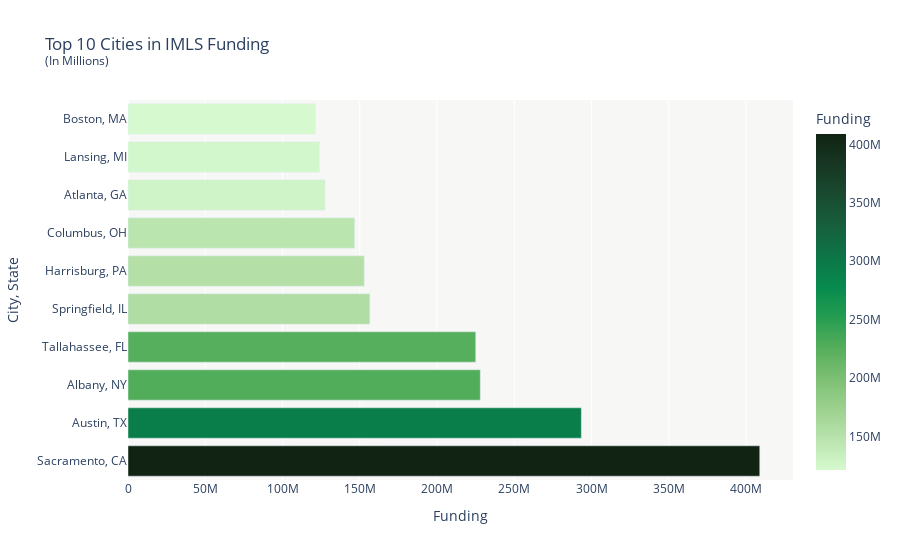

The code cell stored with this chart in its notebook:
### Code cell
# 3. What was the top 10 cities vs states in funding from 1997-2022?
fig = px.bar(top_cities_df, x='Funding', y='City_State', orientation='h', 
             labels={'City_State': 'City, State'}, 
             title='Top 10 Cities in IMLS Funding<br><sup>(In Millions)</sup>',
             color='Funding',
             color_continuous_scale='algae')

fig.update_layout(height=500,
                  plot_bgcolor='#f7f7f5')

fig.show()

### Figure 1 — Plotly figure (JSON) as saved in the notebook; plotly's stock layout.template omitted (floating-point values rounded to 4 significant figures)
{"data": [{"alignmentgroup": "True", "hovertemplate": "Funding=%{marker.color}<br>City, State=%{y}<extra></extra>", "legendgroup": "", "marker": {"color": [408849055, 293392948, 227996191, 225040532, 156509102, 152933080, 146676075, 127536028, 123963011, 121365079], "coloraxis": "coloraxis", "pattern": {"shape": ""}}, "name": "", "offsetgroup": "", "orientation": "h", "showlegend": false, "textposition": "auto", "type": "bar", "x": [408849055, 293392948, 227996191, 225040532, 156509102, 152933080, 146676075, 127536028, 123963011, 121365079], "xaxis": "x", "y": ["Sacramento, CA", "Austin, TX", "Albany, NY", "Tallahassee, FL", "Springfield, IL", "Harrisburg, PA", "Columbus, OH", "Atlanta, GA", "Lansing, MI", "Boston, MA"], "yaxis": "y"}], "layout": {"autosize": true, "barmode": "relative", "coloraxis": {"colorbar": {"title": {"text": "Funding"}}, "colorscale": [[0, "rgb(214, 249, 207)"], [0.09091, "rgb(186, 228, 174)"], [0.1818, "rgb(156, 209, 143)"], [0.2727, "rgb(124, 191, 115)"], [0.3636, "rgb(85, 174, 91)"], [0.4545, "rgb(37, 157, 81)"], [0.5455, "rgb(7, 138, 78)"], [0.6364, "rgb(13, 117, 71)"], [0.7273, "rgb(23, 95, 61)"], [0.8182, "rgb(25, 75, 49)"], [0.9091, "rgb(23, 55, 35)"], [1, "rgb(17, 36, 20)"]]}, "legend": {"tracegroupgap": 0}, "plot_bgcolor": "#f7f7f5", "title": {"text": "Top 10 Cities in IMLS Funding<br><sup>(In Millions)</sup>"}, "xaxis": {"anchor": "y", "autorange": true, "domain": [0, 1], "range": [0, 430400000.0], "title": {"text": "Funding"}, "type": "linear"}, "yaxis": {"anchor": "x", "autorange": true, "domain": [0, 1], "range": [-0.5, 9.5], "title": {"text": "City, State"}, "type": "category"}}}
